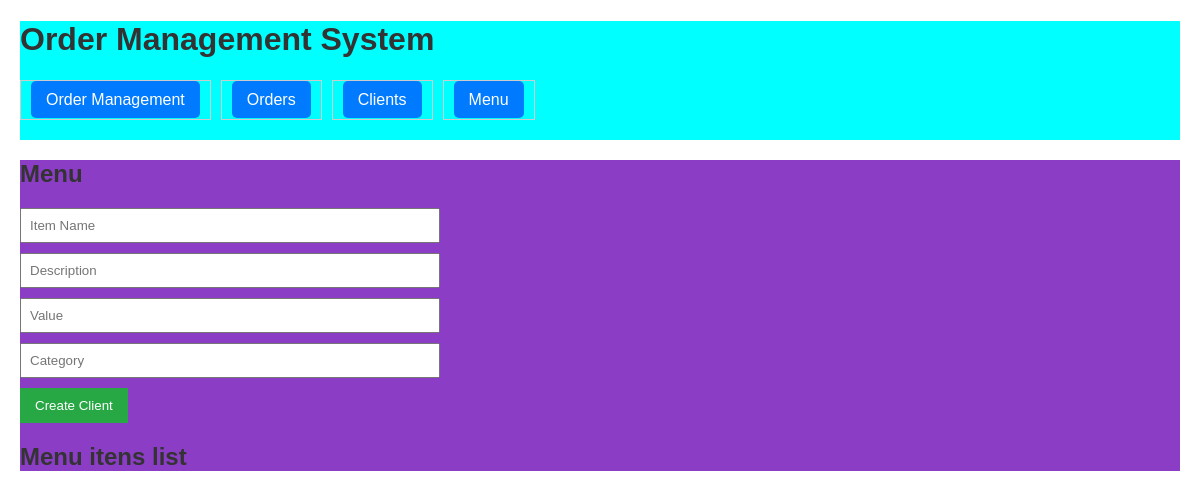
Before: /menu with the older database file.
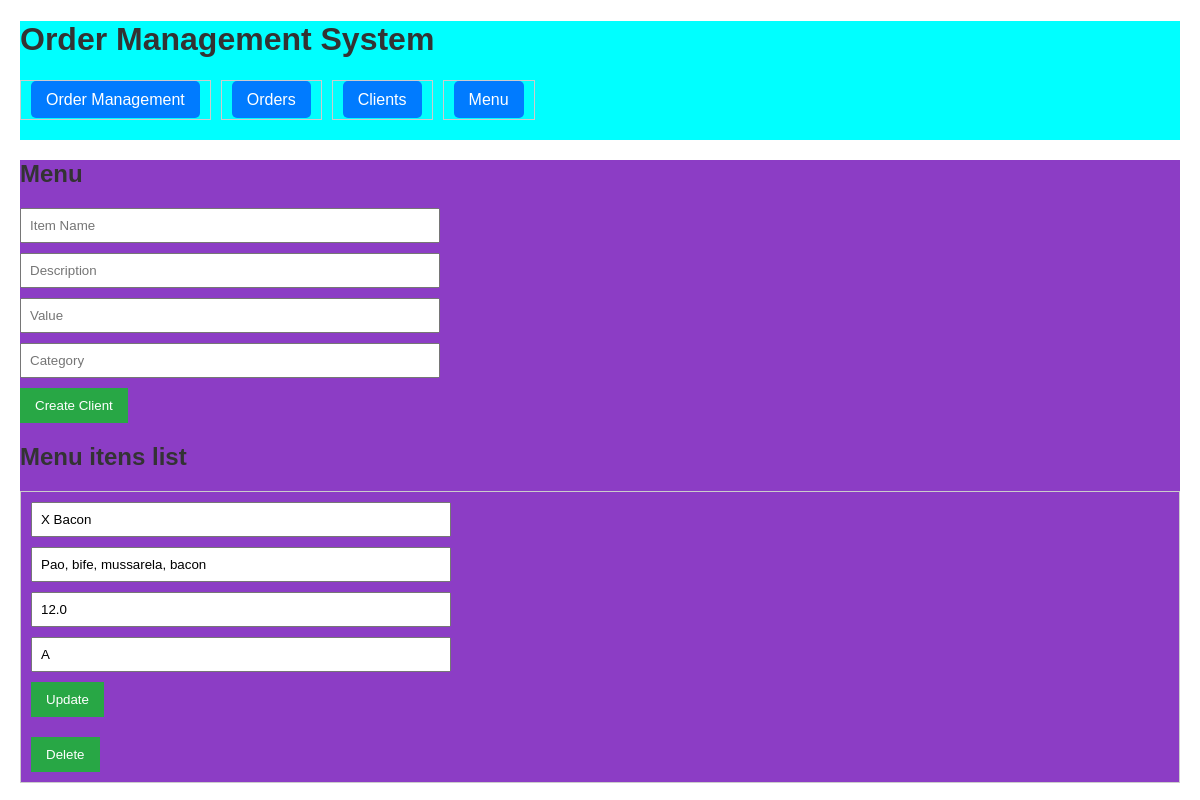
After: the same page with the newer database file.
### models.py (models this page shows)
class Menu(db.Model):
    id = db.Column(db.Integer, primary_key=True)
    item_name = db.Column(db.String(100), nullable=False)
    description = db.Column(db.String(100), nullable=False)
    item_value = db.Column(db.Float, nullable=False)
    category = db.Column(db.String(100), nullable=False)
    order_items = db.relationship('OrderItem', backref='menu_item', lazy=True)

### app.py (the view)
@app.route('/menu')
def menu():
    items = Menu.query.all()
    return render_template('menu.html', menu=items)

### templates/menu.html (shortened to what this page needs)
{% extends "base.html" %}
{% block content %}
<div id="container">
    <h2>Menu</h2>
    <form action="/menu" method="POST">
        <input type="text" name="item_name" placeholder="Item Name" required>
        <input type="text" name="description" placeholder="Description" required>
        <input type="number" name="item_value" placeholder="Value" required>
        <input type="text" name="category" placeholder="Category" required>
        <button type="submit">Create Client</button>
    </form>
    <h2>Menu itens list</h2>
    <ul>
        {% for itens in menu %}
        <li>
            <form action="/menu/{{ itens.id }}/update" method="POST">
                <input type="text" name="item_name" value="{{ itens.item_name }}" required>
                <input type="text" name="description" value="{{ itens.description }}" required>
                <input type="number" name="item_value" value="{{ itens.item_value }}" required>
                <input type="text" name="category" value="{{ itens.category }}" required>
                <button type="submit">Update</button>
            </form>
            <form action="/menu/{{ itens.id }}/delete" method="POST" style="display:inline;">
                <button type="submit">Delete</button>
            </form>
        </li>
        {% endfor %}
    </ul>
</div>
{% endblock %}

### templates/base.html (shortened to what this page needs)
<!DOCTYPE html>
<html lang="en">
<head>
    <link rel="stylesheet" href="/static/css/styles.css">
</head>
<body>
    <header>
        <h1>Order Management System</h1>
        <nav>
            <ul>
                <li><a href="{{ url_for('order_management') }}">Order Management</a></li>
                <li><a href="{{ url_for('orders') }}">Orders</a></li>
                <li><a href="{{ url_for('clients') }}">Clients</a></li>
                <li><a href="{{ url_for('menu') }}">Menu</a></li>
            </ul>
        </nav>
    </header>
    <main>
        {% block content %}{% endblock %}
    </main>
</body>
</html>

### static/css/styles.css (style rules this page uses)
body { font-family: Arial, sans-serif; margin: 20px; }
h1, h2 { color: #333; }
nav ul { list-style-type: none; padding: 0; margin: 0; display: flex; gap: 10px; }
nav ul li { display: inline; }
nav ul li a { text-decoration: none; padding: 10px 15px; background-color: #007bff; color: white; border-radius: 5px; }
form { margin-bottom: 20px; }
input, textarea, select { display: block; margin-bottom: 10px; padding: 8px; width: 100%; max-width: 400px; }
button { padding: 10px 15px; background-color: #28a745; color: white; border: none; cursor: pointer; }
ul { list-style-type: none; padding: 0; }
li { margin-bottom: 20px; padding: 10px; border: 1px solid #ccc; }
header { background-color: aqua; }
#container { background-color: #8c3dc5; }

Changed rows visible on the page:
added Menu: item_name "X Bacon", description "Pao, bife, mussarela, bacon", item_value "12.0", category "A"
